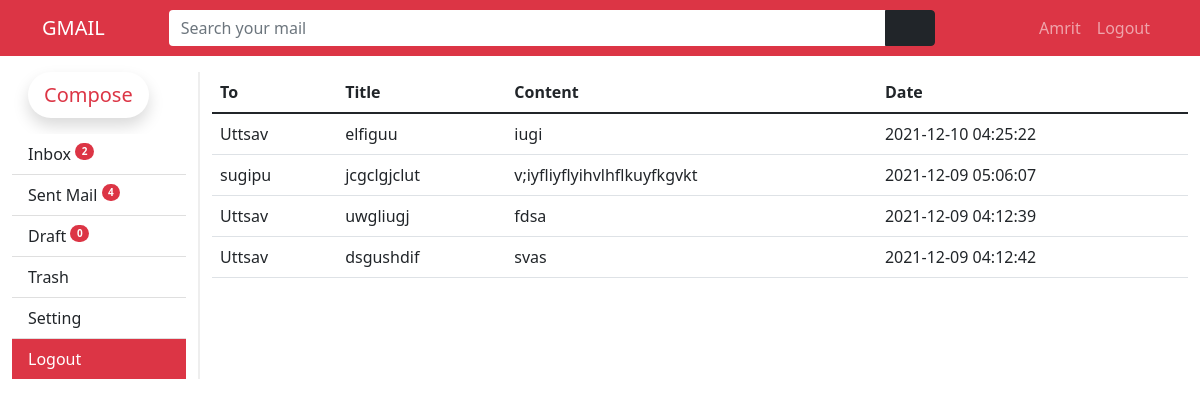
Page /sent.php (signed in) on the committed database.
### tables this page shows
CREATE TABLE `accounts` (
  `id` int(11) NOT NULL,
  `name` varchar(200) NOT NULL,
  `dob` date NOT NULL,
  `contact` varchar(30) NOT NULL,
  `email` varchar(200) NOT NULL,
  `gender` varchar(1) NOT NULL,
  `password` varchar(200) NOT NULL,
  `dp` varchar(300) NOT NULL
);

CREATE TABLE `mails` (
  `m_id` int(11) NOT NULL,
  `sender_id` int(11) NOT NULL,
  `receiver_id` int(11) NOT NULL,
  `title` varchar(400) NOT NULL,
  `content` text NOT NULL,
  `attachment` varchar(300) NOT NULL,
  `date` timestamp NOT NULL DEFAULT current_timestamp() ON UPDATE current_timestamp(),
  `status` int(11) NOT NULL,
  `read_status` int(11) NOT NULL
);

### sent.php (the view, shortened to what this page needs)
<?php include "connect.php";
?>
<!DOCTYPE html>
<html lang="en">
<head>
    <link href="https://cdn.jsdelivr.net/npm/bootstrap@5.1.3/dist/css/bootstrap.min.css" rel="stylesheet">
</head>
<body>
    <?php include "header.php" ?>
    <div class="container-fluid mt-3">
        <div class="row">
            <div class="col-lg-2" style="border-right: 2px solid #eee;">
                <?php include "side.php" ?>
            </div>
            <div class="col-lg-10">
                <table class="table">
                    <thead class="thead-dark">
                        <tr>
                            <th>To</th>
                            <th>Title</th>
                            <th>Content</th>
                            <th>Date</th>
                        </tr>
                    </thead>
                    <?php
                        $id = $user['id'];
                        $mails = mysqli_query($connect,"select * from mails JOIN accounts on mails.receiver_id=accounts.id where sender_id='$id' AND status='0' ORDER by mails.m_id DESC");
                        while ($row = mysqli_fetch_array($mails)){
                    ?>
                    <tr>
                        <td><?= $row['name'] ?></td>
                        <td><?= $row['title'] ?></td>
                        <td><?= $row['content'] ?></td>
                        <td><?= $row['date'] ?></td>
                    </tr>
                    <?php } ?>
                </table>
            </div>
        </div>
    </div>
</body>
</html>

### header.php
<?php
if(isset($_SESSION['user'])){
    $log = $_SESSION['user'];
    $query = mysqli_query($connect,"select * from accounts where email = '$log'");
    $user = mysqli_fetch_array($query);
}
?>
<nav class="navbar navbar-expand-lg navbar-dark bg-danger">
    <div class="container">
        <a href="index.php" class="navbar-brand">GMAIL</a>
        <form action="" class="d-flex me-auto ms-5">
            <div class="input-group">
                <input type="search" name="search" id="" class="form-control border-0" placeholder="Search your mail" size="70">
                <button class="btn btn-dark px-4"><i class="bi bi-search"></i></button>
            </div>
        </form>
        <ul class="navbar-nav">
            <?php if(isset($_SESSION['user'])){ ?>
            <li class="nav-item"><a href="" class="nav-link"><?= $user['name']; ?></a></li>
            <li class="nav-item"><a href="logout.php" class="nav-link">Logout</a></li>
            <?php } else { ?>
            <li class="nav-item"><a href="login.php" class="nav-link">Login</a></li>
            <li class="nav-item"><a href="create.php" class="nav-link">Sign Up</a></li>
            <?php } ?>
        </ul>
    </div>
</nav>

### rows in the picture
accounts: name "Amrit"
mails: accounts.name "Uttsav", title "elfiguu", content "iugi", date "2021-12-10 04:25:22"
mails: accounts.name "sugipu", title "jcgclgjclut", content "v;iyfliyflyihvlhflkuyfkgvkt", date "2021-12-09 05:06:07"
mails: accounts.name "Uttsav", title "uwgliugj", content "fdsa", date "2021-12-09 04:12:39"
mails: accounts.name "Uttsav", title "dsgushdif", content "svas", date "2021-12-09 04:12:42"

### other values in the picture
mysqli_num_rows($query) "2"
mysqli_num_rows($query) "4"
mysqli_num_rows($query) "0"
